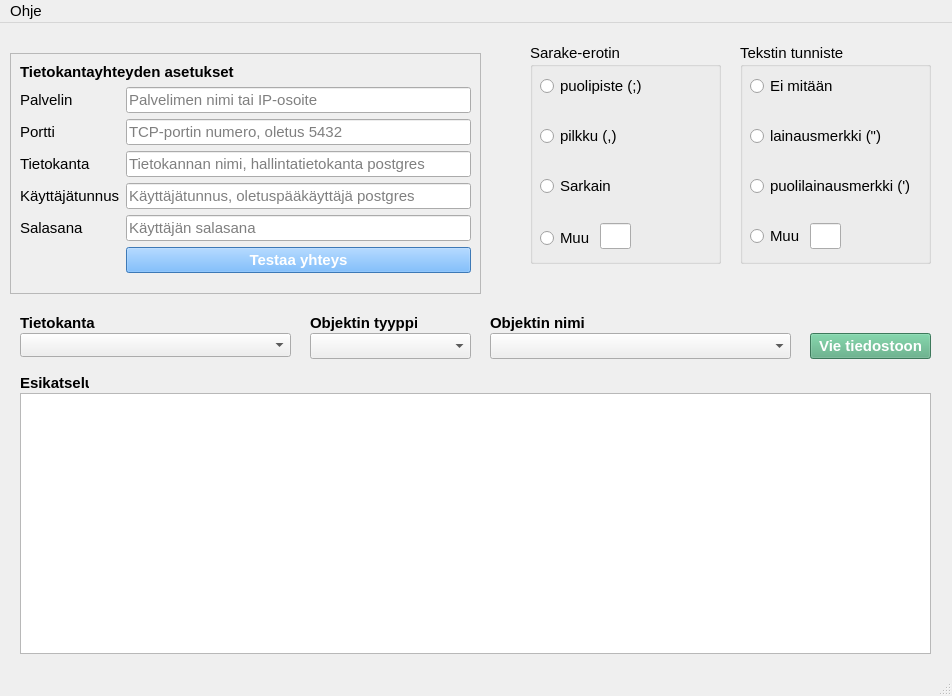
<?xml version="1.0" encoding="UTF-8"?>
<ui version="4.0">
 <class>MainWindow</class>
 <widget class="QMainWindow" name="MainWindow">
  <property name="geometry">
   <rect>
    <x>0</x>
    <y>0</y>
    <width>952</width>
    <height>696</height>
   </rect>
  </property>
  <property name="sizePolicy">
   <sizepolicy hsizetype="Preferred" vsizetype="Preferred">
    <horstretch>0</horstretch>
    <verstretch>0</verstretch>
   </sizepolicy>
  </property>
  <property name="font">
   <font>
    <pointsize>11</pointsize>
   </font>
  </property>
  <property name="windowTitle">
   <string>MainWindow</string>
  </property>
  <widget class="QWidget" name="centralwidget">
   <widget class="QGroupBox" name="separatorGroupBox">
    <property name="geometry">
     <rect>
      <x>530</x>
      <y>20</y>
      <width>191</width>
      <height>221</height>
     </rect>
    </property>
    <property name="font">
     <font>
      <pointsize>11</pointsize>
     </font>
    </property>
    <property name="title">
     <string>Sarake-erotin</string>
    </property>
    <widget class="QRadioButton" name="semicolonRadioButton">
     <property name="geometry">
      <rect>
       <x>10</x>
       <y>30</y>
       <width>111</width>
       <height>26</height>
      </rect>
     </property>
     <property name="font">
      <font>
       <pointsize>11</pointsize>
      </font>
     </property>
     <property name="cursor">
      <cursorShape>PointingHandCursor</cursorShape>
     </property>
     <property name="text">
      <string>puolipiste (;)</string>
     </property>
     <property name="checkable">
      <bool>true</bool>
     </property>
     <property name="checked">
      <bool>false</bool>
     </property>
    </widget>
    <widget class="QRadioButton" name="commaRadioButton">
     <property name="geometry">
      <rect>
       <x>10</x>
       <y>80</y>
       <width>109</width>
       <height>26</height>
      </rect>
     </property>
     <property name="font">
      <font>
       <pointsize>11</pointsize>
      </font>
     </property>
     <property name="cursor">
      <cursorShape>PointingHandCursor</cursorShape>
     </property>
     <property name="text">
      <string>pilkku (,)</string>
     </property>
    </widget>
    <widget class="QRadioButton" name="tabRadioButton">
     <property name="geometry">
      <rect>
       <x>10</x>
       <y>130</y>
       <width>74</width>
       <height>26</height>
      </rect>
     </property>
     <property name="font">
      <font>
       <pointsize>11</pointsize>
      </font>
     </property>
     <property name="cursor">
      <cursorShape>PointingHandCursor</cursorShape>
     </property>
     <property name="text">
      <string>Sarkain</string>
     </property>
    </widget>
    <widget class="QRadioButton" name="otherSeparatorRadioButton">
     <property name="geometry">
      <rect>
       <x>10</x>
       <y>182</y>
       <width>55</width>
       <height>26</height>
      </rect>
     </property>
     <property name="font">
      <font>
       <pointsize>11</pointsize>
      </font>
     </property>
     <property name="cursor">
      <cursorShape>PointingHandCursor</cursorShape>
     </property>
     <property name="text">
      <string>Muu</string>
     </property>
    </widget>
    <widget class="QLineEdit" name="separatorLineEdit">
     <property name="geometry">
      <rect>
       <x>70</x>
       <y>180</y>
       <width>31</width>
       <height>26</height>
      </rect>
     </property>
     <property name="font">
      <font>
       <pointsize>11</pointsize>
      </font>
     </property>
    </widget>
   </widget>
   <widget class="QLabel" name="objectTypeLabel">
    <property name="geometry">
     <rect>
      <x>310</x>
      <y>290</y>
      <width>107</width>
      <height>20</height>
     </rect>
    </property>
    <property name="font">
     <font>
      <pointsize>11</pointsize>
      <bold>true</bold>
     </font>
    </property>
    <property name="text">
     <string>Objektin tyyppi</string>
    </property>
   </widget>
   <widget class="QComboBox" name="objectNameComboBox">
    <property name="geometry">
     <rect>
      <x>490</x>
      <y>310</y>
      <width>301</width>
      <height>26</height>
     </rect>
    </property>
    <property name="cursor">
     <cursorShape>PointingHandCursor</cursorShape>
    </property>
   </widget>
   <widget class="QLabel" name="objectNameLabel">
    <property name="geometry">
     <rect>
      <x>490</x>
      <y>290</y>
      <width>94</width>
      <height>20</height>
     </rect>
    </property>
    <property name="font">
     <font>
      <pointsize>11</pointsize>
      <bold>true</bold>
     </font>
    </property>
    <property name="text">
     <string>Objektin nimi</string>
    </property>
   </widget>
   <widget class="QComboBox" name="objectTypeComboBox">
    <property name="geometry">
     <rect>
      <x>310</x>
      <y>310</y>
      <width>161</width>
      <height>26</height>
     </rect>
    </property>
    <property name="cursor">
     <cursorShape>PointingHandCursor</cursorShape>
    </property>
   </widget>
   <widget class="QTableWidget" name="previewTableWidget">
    <property name="geometry">
     <rect>
      <x>20</x>
      <y>370</y>
      <width>911</width>
      <height>261</height>
     </rect>
    </property>
    <property name="frameShadow">
     <enum>QFrame::Shadow::Sunken</enum>
    </property>
   </widget>
   <widget class="QLabel" name="previewLabel">
    <property name="geometry">
     <rect>
      <x>20</x>
      <y>350</y>
      <width>69</width>
      <height>20</height>
     </rect>
    </property>
    <property name="font">
     <font>
      <pointsize>11</pointsize>
      <bold>true</bold>
     </font>
    </property>
    <property name="text">
     <string>Esikatselu</string>
    </property>
   </widget>
   <widget class="QPushButton" name="exportPushButton">
    <property name="geometry">
     <rect>
      <x>810</x>
      <y>310</y>
      <width>121</width>
      <height>26</height>
     </rect>
    </property>
    <property name="font">
     <font>
      <pointsize>11</pointsize>
      <bold>true</bold>
     </font>
    </property>
    <property name="cursor">
     <cursorShape>PointingHandCursor</cursorShape>
    </property>
    <property name="styleSheet">
     <string notr="true">background-color: rgb(85, 170, 127);
color: rgb(255, 255, 255);</string>
    </property>
    <property name="text">
     <string>Vie tiedostoon</string>
    </property>
   </widget>
   <widget class="QGroupBox" name="qualifierGroupBox">
    <property name="geometry">
     <rect>
      <x>740</x>
      <y>20</y>
      <width>191</width>
      <height>221</height>
     </rect>
    </property>
    <property name="font">
     <font>
      <pointsize>11</pointsize>
     </font>
    </property>
    <property name="title">
     <string>Tekstin tunniste</string>
    </property>
    <widget class="QRadioButton" name="withoutRadioButton">
     <property name="geometry">
      <rect>
       <x>10</x>
       <y>30</y>
       <width>88</width>
       <height>26</height>
      </rect>
     </property>
     <property name="font">
      <font>
       <pointsize>11</pointsize>
      </font>
     </property>
     <property name="cursor">
      <cursorShape>PointingHandCursor</cursorShape>
     </property>
     <property name="text">
      <string>Ei mitään</string>
     </property>
     <property name="checkable">
      <bool>true</bool>
     </property>
     <property name="checked">
      <bool>false</bool>
     </property>
    </widget>
    <widget class="QRadioButton" name="doubleQuotationmarkRadioButton">
     <property name="geometry">
      <rect>
       <x>10</x>
       <y>80</y>
       <width>136</width>
       <height>26</height>
      </rect>
     </property>
     <property name="font">
      <font>
       <pointsize>11</pointsize>
      </font>
     </property>
     <property name="cursor">
      <cursorShape>PointingHandCursor</cursorShape>
     </property>
     <property name="text">
      <string>lainausmerkki (&quot;)</string>
     </property>
    </widget>
    <widget class="QRadioButton" name="quotationmarkRadioButton">
     <property name="geometry">
      <rect>
       <x>10</x>
       <y>130</y>
       <width>167</width>
       <height>26</height>
      </rect>
     </property>
     <property name="font">
      <font>
       <pointsize>11</pointsize>
      </font>
     </property>
     <property name="cursor">
      <cursorShape>PointingHandCursor</cursorShape>
     </property>
     <property name="text">
      <string>puolilainausmerkki (')</string>
     </property>
    </widget>
    <widget class="QRadioButton" name="otherQualifierRadioButton">
     <property name="geometry">
      <rect>
       <x>10</x>
       <y>180</y>
       <width>55</width>
       <height>26</height>
      </rect>
     </property>
     <property name="font">
      <font>
       <pointsize>11</pointsize>
      </font>
     </property>
     <property name="cursor">
      <cursorShape>PointingHandCursor</cursorShape>
     </property>
     <property name="text">
      <string>Muu</string>
     </property>
    </widget>
    <widget class="QLineEdit" name="qualifierLineEdit">
     <property name="geometry">
      <rect>
       <x>70</x>
       <y>180</y>
       <width>31</width>
       <height>26</height>
      </rect>
     </property>
     <property name="font">
      <font>
       <pointsize>11</pointsize>
      </font>
     </property>
    </widget>
   </widget>
   <widget class="QFrame" name="settngsFrame">
    <property name="geometry">
     <rect>
      <x>10</x>
      <y>30</y>
      <width>471</width>
      <height>241</height>
     </rect>
    </property>
    <property name="frameShape">
     <enum>QFrame::Shape::StyledPanel</enum>
    </property>
    <property name="frameShadow">
     <enum>QFrame::Shadow::Raised</enum>
    </property>
    <layout class="QFormLayout" name="formLayout">
     <item row="0" column="0" colspan="2">
      <widget class="QLabel" name="dbSettingsLabel">
       <property name="font">
        <font>
         <pointsize>11</pointsize>
         <bold>true</bold>
        </font>
       </property>
       <property name="text">
        <string>Tietokantayhteyden asetukset</string>
       </property>
      </widget>
     </item>
     <item row="1" column="0">
      <widget class="QLabel" name="serverLabel">
       <property name="font">
        <font>
         <pointsize>11</pointsize>
        </font>
       </property>
       <property name="text">
        <string>Palvelin</string>
       </property>
      </widget>
     </item>
     <item row="1" column="1">
      <widget class="QLineEdit" name="serverLineEdit">
       <property name="font">
        <font>
         <pointsize>11</pointsize>
        </font>
       </property>
       <property name="placeholderText">
        <string>Palvelimen nimi tai IP-osoite</string>
       </property>
      </widget>
     </item>
     <item row="2" column="0">
      <widget class="QLabel" name="portLabel">
       <property name="font">
        <font>
         <pointsize>11</pointsize>
        </font>
       </property>
       <property name="text">
        <string>Portti</string>
       </property>
      </widget>
     </item>
     <item row="2" column="1">
      <widget class="QLineEdit" name="portLineEdit">
       <property name="font">
        <font>
         <pointsize>11</pointsize>
        </font>
       </property>
       <property name="placeholderText">
        <string>TCP-portin numero, oletus 5432</string>
       </property>
      </widget>
     </item>
     <item row="3" column="0">
      <widget class="QLabel" name="databaseLabel">
       <property name="font">
        <font>
         <pointsize>11</pointsize>
        </font>
       </property>
       <property name="text">
        <string>Tietokanta</string>
       </property>
      </widget>
     </item>
     <item row="3" column="1">
      <widget class="QLineEdit" name="databaseLineEdit">
       <property name="font">
        <font>
         <pointsize>11</pointsize>
        </font>
       </property>
       <property name="placeholderText">
        <string>Tietokannan nimi, hallintatietokanta postgres</string>
       </property>
      </widget>
     </item>
     <item row="4" column="0">
      <widget class="QLabel" name="userNameLabel">
       <property name="font">
        <font>
         <pointsize>11</pointsize>
        </font>
       </property>
       <property name="text">
        <string>Käyttäjätunnus</string>
       </property>
      </widget>
     </item>
     <item row="4" column="1">
      <widget class="QLineEdit" name="userNameLineEdit">
       <property name="font">
        <font>
         <pointsize>11</pointsize>
        </font>
       </property>
       <property name="placeholderText">
        <string>Käyttäjätunnus, oletuspääkäyttäjä postgres</string>
       </property>
      </widget>
     </item>
     <item row="5" column="0">
      <widget class="QLabel" name="passwordLabel">
       <property name="font">
        <font>
         <pointsize>11</pointsize>
        </font>
       </property>
       <property name="text">
        <string>Salasana</string>
       </property>
      </widget>
     </item>
     <item row="5" column="1">
      <widget class="QLineEdit" name="passwordLineEdit">
       <property name="font">
        <font>
         <pointsize>11</pointsize>
        </font>
       </property>
       <property name="placeholderText">
        <string>Käyttäjän salasana</string>
       </property>
      </widget>
     </item>
     <item row="6" column="1">
      <widget class="QPushButton" name="testConnectionPushButton">
       <property name="font">
        <font>
         <pointsize>11</pointsize>
         <bold>true</bold>
        </font>
       </property>
       <property name="cursor">
        <cursorShape>PointingHandCursor</cursorShape>
       </property>
       <property name="styleSheet">
        <string notr="true">background-color: rgb(85, 170, 255);
color: rgb(255, 255, 255);</string>
       </property>
       <property name="text">
        <string>Testaa yhteys</string>
       </property>
      </widget>
     </item>
    </layout>
   </widget>
   <widget class="QComboBox" name="databaseComboBox">
    <property name="geometry">
     <rect>
      <x>20</x>
      <y>310</y>
      <width>271</width>
      <height>24</height>
     </rect>
    </property>
   </widget>
   <widget class="QLabel" name="chooseDatabaseLabel">
    <property name="geometry">
     <rect>
      <x>20</x>
      <y>290</y>
      <width>107</width>
      <height>20</height>
     </rect>
    </property>
    <property name="font">
     <font>
      <pointsize>11</pointsize>
      <bold>true</bold>
     </font>
    </property>
    <property name="text">
     <string>Tietokanta</string>
    </property>
   </widget>
  </widget>
  <widget class="QMenuBar" name="menubar">
   <property name="geometry">
    <rect>
     <x>0</x>
     <y>0</y>
     <width>952</width>
     <height>33</height>
    </rect>
   </property>
   <widget class="QMenu" name="menuOhje">
    <property name="title">
     <string>Ohje</string>
    </property>
   </widget>
   <addaction name="menuOhje"/>
  </widget>
  <widget class="QStatusBar" name="statusbar"/>
 </widget>
 <tabstops>
  <tabstop>serverLineEdit</tabstop>
  <tabstop>portLineEdit</tabstop>
  <tabstop>databaseLineEdit</tabstop>
  <tabstop>userNameLineEdit</tabstop>
  <tabstop>passwordLineEdit</tabstop>
  <tabstop>testConnectionPushButton</tabstop>
  <tabstop>semicolonRadioButton</tabstop>
  <tabstop>commaRadioButton</tabstop>
  <tabstop>tabRadioButton</tabstop>
  <tabstop>otherSeparatorRadioButton</tabstop>
  <tabstop>separatorLineEdit</tabstop>
  <tabstop>withoutRadioButton</tabstop>
  <tabstop>doubleQuotationmarkRadioButton</tabstop>
  <tabstop>quotationmarkRadioButton</tabstop>
  <tabstop>otherQualifierRadioButton</tabstop>
  <tabstop>qualifierLineEdit</tabstop>
  <tabstop>objectTypeComboBox</tabstop>
  <tabstop>objectNameComboBox</tabstop>
  <tabstop>previewTableWidget</tabstop>
  <tabstop>exportPushButton</tabstop>
 </tabstops>
 <resources/>
 <connections/>
</ui>
